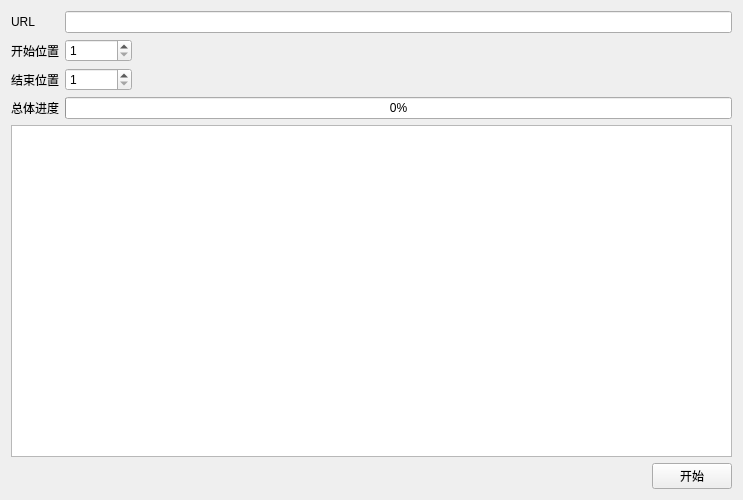
<?xml version="1.0" encoding="UTF-8"?>
<ui version="4.0">
 <class>MainWindow</class>
 <widget class="QMainWindow" name="MainWindow">
  <property name="geometry">
   <rect>
    <x>0</x>
    <y>0</y>
    <width>743</width>
    <height>500</height>
   </rect>
  </property>
  <property name="windowTitle">
   <string>MainWindow</string>
  </property>
  <widget class="QWidget" name="centralWidget">
   <layout class="QVBoxLayout" name="verticalLayout">
    <item>
     <layout class="QGridLayout" name="gridLayout">
      <item row="0" column="0">
       <widget class="QLabel" name="label_2">
        <property name="text">
         <string>URL</string>
        </property>
       </widget>
      </item>
      <item row="0" column="1" colspan="2">
       <widget class="QLineEdit" name="lineEdit_url"/>
      </item>
      <item row="1" column="0">
       <widget class="QLabel" name="label_3">
        <property name="text">
         <string>开始位置</string>
        </property>
       </widget>
      </item>
      <item row="1" column="1">
       <widget class="QSpinBox" name="spinBox_begin">
        <property name="minimum">
         <number>1</number>
        </property>
        <property name="maximum">
         <number>999999999</number>
        </property>
       </widget>
      </item>
      <item row="1" column="2">
       <spacer name="horizontalSpacer_2">
        <property name="orientation">
         <enum>Qt::Horizontal</enum>
        </property>
        <property name="sizeHint" stdset="0">
         <size>
          <width>40</width>
          <height>20</height>
         </size>
        </property>
       </spacer>
      </item>
      <item row="2" column="0">
       <widget class="QLabel" name="label_4">
        <property name="text">
         <string>结束位置</string>
        </property>
       </widget>
      </item>
      <item row="2" column="1">
       <widget class="QSpinBox" name="spinBox_end">
        <property name="minimum">
         <number>1</number>
        </property>
        <property name="maximum">
         <number>999999999</number>
        </property>
       </widget>
      </item>
      <item row="3" column="0">
       <widget class="QLabel" name="label">
        <property name="text">
         <string>总体进度</string>
        </property>
       </widget>
      </item>
      <item row="3" column="1" colspan="2">
       <widget class="QProgressBar" name="progressBar">
        <property name="value">
         <number>0</number>
        </property>
       </widget>
      </item>
     </layout>
    </item>
    <item>
     <widget class="QTextEdit" name="textEdit"/>
    </item>
    <item>
     <layout class="QHBoxLayout" name="horizontalLayout">
      <item>
       <spacer name="horizontalSpacer">
        <property name="orientation">
         <enum>Qt::Horizontal</enum>
        </property>
        <property name="sizeHint" stdset="0">
         <size>
          <width>40</width>
          <height>20</height>
         </size>
        </property>
       </spacer>
      </item>
      <item>
       <widget class="QPushButton" name="pushButton_start">
        <property name="text">
         <string>开始</string>
        </property>
       </widget>
      </item>
     </layout>
    </item>
   </layout>
  </widget>
 </widget>
 <layoutdefault spacing="6" margin="11"/>
 <resources/>
 <connections/>
</ui>
